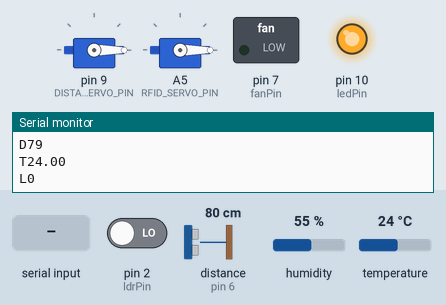
This sketch was run on a simulated Arduino Uno, built with avr-gcc and run on an emulated ATmega328P. On the bench: 2 × servo, switched loads named in the sketch (green lamp = pin HIGH), output pins drawn as LEDs (lit = HIGH), the last lines printed to the serial monitor. Wiring (inferred from the names in the program): ultrasonic range finder: trigger pin 5; echo pin 6. Inputs (shaded band) come from the test bench; at power-on: pin 2 (ldrPin) LOW, distance to the obstacle (sensor on pin 6) 80 cm, humidity 55 %, temperature 24 °C. The echo pulse lasts 58.3 µs per cm; pins used as bus, display or sensor lines are not drawn.

Above: at 1.2 s.
1.3 s: "GARGAGE_OPEN\n" received over Serial
At 2.6 s:
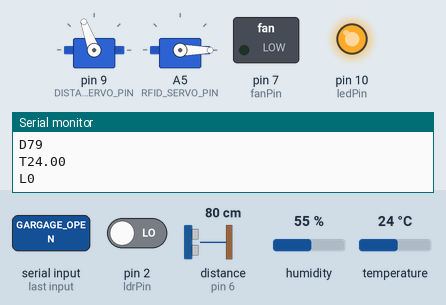
3.1 s: "LED_OFF\n" received over Serial
At 4.3 s:
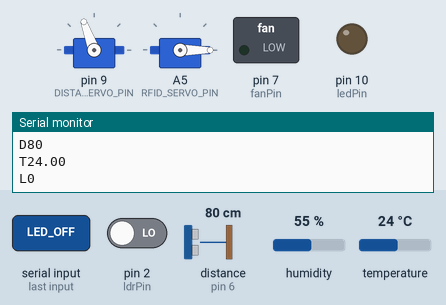
4.6 s: "FAN_ON\n" received over Serial
At 5.6 s:
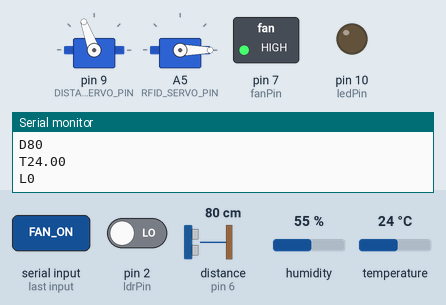
6.2 s: "LED_ON\n" received over Serial
At 9.1 s:
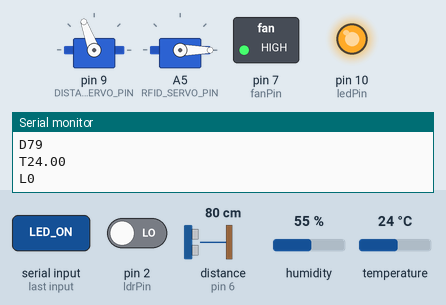
9.7 s: "GARGAGE_CLOSE\n" received over Serial
At 10.2 s:
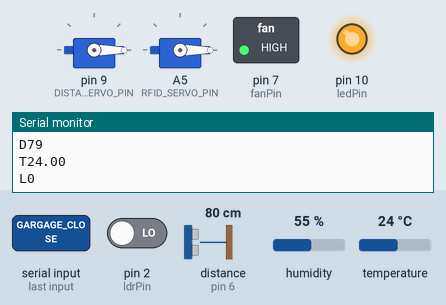
11.3 s: "DOOR_OPEN\n" received over Serial
At 12.2 s:
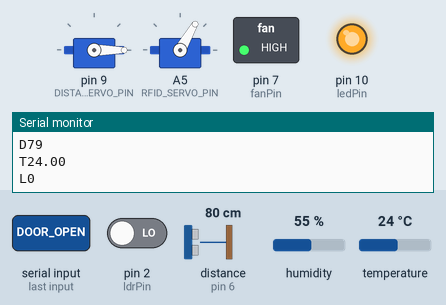
Timing chart, 0 to 13.8 s (numbered marks = the images above; inputs shaded):
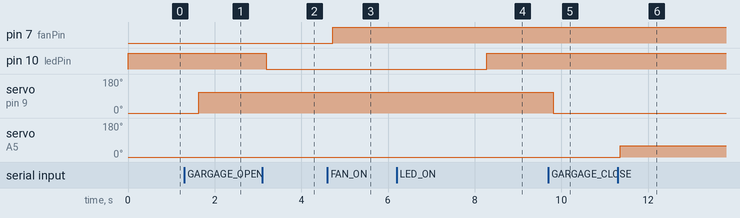

The sketch:

InterfaceProject.ino
```cpp
#include <SPI.h>
#include <MFRC522.h>
#include <Servo.h>
#include <DHT.h>

// Pin Definitions
#define SDA_PIN A0            // RFID SDA to A0
#define RST_PIN A4            // RFID Reset to A4
#define DISTANCE_SERVO_PIN 9  // Distance-based servo control
#define RFID_SERVO_PIN A5     // RFID-based servo control
#define DHTPIN 8              // DHT sensor connected to digital pin 8
#define DHTTYPE DHT11         // DHT11 sensor type
#define trigPin 5             // Ultrasonic trigger pin
#define echoPin 6             // Ultrasonic echo pin
#define ldrPin 2              // LDR digital output pin
#define ledPin 10             // LED pin
#define fanPin 7              // Fan control pin
#define SPEED_AIR 0.03434     // speed

// Initialize Components
DHT dht(DHTPIN, DHTTYPE);
MFRC522 rfid(SDA_PIN, RST_PIN);  // RFID initialization
Servo distanceServo;
Servo rfidServo;

// Constants and Variables
long duration;
int distance;
String tagUID;

void setup() {
  // Initialize SPI
  SPI.begin();
  rfid.PCD_Init();  // Initialize RFID module

  // Initialize DHT sensor
  dht.begin();

  // Initialize pins
  pinMode(trigPin, OUTPUT);
  pinMode(echoPin, INPUT);
  pinMode(ldrPin, INPUT);
  pinMode(ledPin, OUTPUT);
  pinMode(fanPin, OUTPUT);
  distanceServo.attach(DISTANCE_SERVO_PIN);
  rfidServo.attach(RFID_SERVO_PIN);
  distanceServo.write(0);  // Distance servo initially closed
  rfidServo.write(0);      // RFID servo initially closed

  // Serial communication
  Serial.begin(115200);
}

void loop() {
  // Measure distance with Ultrasonic sensor
  digitalWrite(trigPin, LOW);
  delayMicroseconds(2);
  digitalWrite(trigPin, HIGH);
  delayMicroseconds(10);
  digitalWrite(trigPin, LOW);
  //duration = pulseIn(echoPin, HIGH, 30000);                // Timeout 30ms
  long T = pulseIn(echoPin, HIGH, 30000);
  distance = SPEED_AIR * (T / 2);  // Convert to cm
  if (distance < 0) {
    distance = 0;
  }

  //automaticGarageOpen();
  //automaticLedON();
  //automaticFanON();

  // Read temperature
  float temperature = dht.readTemperature();
  if (isnan(temperature)) {
    Serial.println("Failed to read from DHT sensor!");
  }

  // Read LDR state
  int ldrState = digitalRead(ldrPin); //integer because we only need either dark or bright

  // Check for RFID tag
  if (rfid.PICC_IsNewCardPresent() && rfid.PICC_ReadCardSerial()) {
    tagUID = "";
    for (byte i = 0; i < rfid.uid.size; i++) {
      tagUID += String(rfid.uid.uidByte[i], HEX);
      if (i < rfid.uid.size - 1) tagUID += " ";
    }
    Serial.print("G");       // indicator that it's Tag
    Serial.println(tagUID);  //send to matlab the tagID
  }

  // Handle commands from MATLAB
  if (Serial.available()) {
    String command = Serial.readStringUntil('\n');
    handleCommand(command);
  }

  //sending to MATLAB Data...
  Serial.print("D");            // indicator that it's distance
  Serial.println(distance);     // send to matlab the distance
  Serial.print("T");            // indicator that it's temperature
  Serial.println(temperature);  //send to matlab the temperature
  Serial.print("L");            // indicator that it's LDR
  Serial.println(ldrState);     //send to matlab the LDR (lux value)

  delay(1500);
}

// Command Handler
void handleCommand(String command) {
  if (command == "LED_ON") {
    digitalWrite(ledPin, HIGH);  // Turn on LED
    //delay(2000);                 //wait 3 seconds
  } else if (command == "LED_OFF") {
    digitalWrite(ledPin, LOW);  // Turn off LED
    //delay(2000);                //wait 3 seconds
  } else if (command == "FAN_ON") {
    digitalWrite(fanPin, HIGH);  // Turn on fan
    delay(2000);                 //wait 3 seconds
  } else if (command == "FAN_OFF") {
    digitalWrite(fanPin, LOW);  // Turn off fan
    //delay(2000);                //wait 3 seconds
  } else if (command == "GARGAGE_OPEN") {
    distanceServo.write(110);  // turn servo to open garage door
    //delay(2000);               //wait 3 seconds
  } else if (command == "GARGAGE_CLOSE") {
    distanceServo.write(0);  // turn servo to close garage door
    //delay(2000);             //wait 3 seconds
  } else if (command == "DOOR_OPEN") {
    rfidServo.write(60);  // turn servo to close garage door
    //delay(2000);          //wait 3 seconds
  } else if (command == "DOOR_CLOSE") {
    rfidServo.write(0);  // turn servo to close garage door
    //delay(2000);         //wait 3 seconds
  } else if (command == "OBJECT_DETECT") {
    distanceServo.write(110);  // turn servo to open garage door
    delay(2000);               //wait 3 seconds
    distanceServo.write(0);    // turn servo to close garage door
  } else if (command == "ACCESS") {
    rfidServo.write(60);  // turn servo to close garage door
    delay(2000);          //wait 3 seconds
    rfidServo.write(0);  // turn servo to close garage door
  }
}
```

Measured:
- after the input at 1.3 s, servo on pin 9 (DISTANCE_SERVO_PIN): 0° → 110° after 0.34 s
- after the input at 3.1 s, pin 10 (ledPin): HIGH → LOW after 0.09 s
- after the input at 4.6 s, pin 7 (fanPin): LOW → HIGH after 0.12 s
- after the input at 6.2 s, pin 10 (ledPin): LOW → HIGH after 2.1 s
- after the input at 9.7 s, servo on pin 9 (DISTANCE_SERVO_PIN): 110° → 0° after 0.11 s
- after the input at 11.3 s, servo on A5 (RFID_SERVO_PIN): 0° → 60° after 0.06 s
